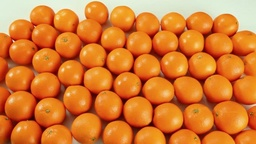
#> input picture DP/DP_new2/image.jpg, 256 x 144 px, shrunk from 682 x 384 before the run
$ python DP_copy.py
#> lines starting #> are read from the running program, lines starting #| are printed output that depends on the picture; after the words box and inside, x2 and y2 are one past the last pixel; in counts of white or black regions, pixels touching at a corner belong together
import cv2
import numpy as np

"""
____________________________________________________

Функции реализации метода LBP
____________________________________________________

"""
# Поиск LBP
def LBP(i, j, photo):
    st=[]
    lbp=0
    px = [(i-1, j),
          (i-1, j+1),
          (i, j+1),
          (i+1, j+1),
          (i+1, j),
          (i+1, j-1),
          (i, j-1),
          (i-1, j-1)]

    if 0<i<len(photo)-1 and 0<j<len(photo[0])-1:
        for i1, j1 in px:
            if photo[i1, j1]>photo[i, j]:
                st.append(1)
            else:
                st.append(0)
        for i in range (len(st)):
            lbp+=st[i]*2**(len(st)-1-i)
        return(lbp)
    else:
        return 0

# Составление матрицы LBP
def LBP_Matrix(photo):
    LBP_img=np.full((len(photo), len(photo[0])), np.nan)
    for i in range (1, len(photo)-1):
        for j in range (1, len(photo[0])-1):
            LBP_img[i, j]=LBP(i, j, photo)
    return LBP_img

# Состевление гистограммы для объекта
def LBP_Ghist(LBP_img):
    ghistogramm=np.zeros(256)
    for i in range(256):
        ghistogramm[i]=np.count_nonzero(LBP_img == i)
    return ghistogramm

# Нормализация гистограммы объекта
def LBP_Ghist_normalization(ghistogramm):
    return ghistogramm/np.sum(ghistogramm)

# Сраванение гистограмм
def chi_square(hist1, hist2, epsilon=1e-10):
    return np.sum((hist1 - hist2) ** 2 / (hist1 + hist2 + epsilon))

"""
____________________________________________________

Остальные функции
____________________________________________________

"""

# Шаблонный поиск
def template_search(image, template):

    w, h = template.shape[::-1]

    result = cv2.matchTemplate(image, template, cv2.TM_CCOEFF_NORMED)
    threshold = 0.4
    locations = np.where(result >= threshold)
    count = 0
    rectangles = []

    for pt in zip(*locations[::-1]):
        rectangles.append([pt[0], pt[1], w, h])

    rectangles, weights = cv2.groupRectangles(rectangles, 1, 0.5)
    count=len(rectangles)
    return rectangles, count

# Рисование рамки
def drawing_rec(image, rectangles):
    for (x, y, w, h) in rectangles:
        cv2.rectangle(image, (x,y), (x+w,y+h), 150, 2)
    return image

# Проверка методом LBP
def cheking(image, rectangle, ghist1):
    x=rectangle[0]
    y=rectangle[1]
    w=rectangle[2]
    h=rectangle[3]
    img=image[y:y+h, x:x+w]
    img=LBP_Matrix(img)
    ghist=LBP_Ghist_normalization(LBP_Ghist(img))
    if chi_square(ghist, ghist1, epsilon=1e-10) < 0.4:
        return True, rectangle
    else:
        return False, rectangle

# Удаление дублирующихся прямоугольников
def merge_duplicate_rectangles(rectangles, threshold=0.3):
    if len(rectangles) <= 1:
        return rectangles
    boxes = []
    for (x, y, w, h) in rectangles:
        boxes.append([x, y, x + w, y + h])
    boxes = np.array(boxes)
    areas = (boxes[:, 2] - boxes[:, 0]) * (boxes[:, 3] - boxes[:, 1])
    sorted_idx = np.argsort(areas)[::-1]
    keep = []
    while len(sorted_idx) > 0:
        current = sorted_idx[0]
        keep.append(rectangles[current])
        if len(sorted_idx) == 1:
            break

        remaining = sorted_idx[1:]

        x1 = np.maximum(boxes[current, 0], boxes[remaining, 0])
        y1 = np.maximum(boxes[current, 1], boxes[remaining, 1])
        x2 = np.minimum(boxes[current, 2], boxes[remaining, 2])
        y2 = np.minimum(boxes[current, 3], boxes[remaining, 3])

        intersection = np.maximum(0, x2 - x1) * np.maximum(0, y2 - y1)

        area_current = areas[current]
        area_remaining = areas[remaining]
        iou = intersection / (area_current + area_remaining - intersection)

        sorted_idx = remaining[iou < threshold]

    return keep

"""
____________________________________________________

Функции предобработки изображения
____________________________________________________

"""
def sobel(image):

    Gx = np.array([[-1, 0, 1],
                   [-2, 0, 2],
                   [-1, 0, 1]])

    Gy = np.array([[-1, -2, -1],
                   [0, 0, 0],
                   [1, 2, 1]])

    h, w = image.shape

    M = np.zeros_like(image, dtype=np.float64)

    for i in range(1, h - 1):
        for j in range(1, w - 1):
            region = image[i-1:i+2, j-1:j+2]
            gx = np.sum(region * Gx)
            gy = np.sum(region * Gy)
            M[i, j] = np.sqrt(gx**2 + gy**2)
    M = (M / M.max()) * 255
    M = M.astype(np.uint8)
    return M

def ad_cont(M, a):
    h, w = M.shape
    M1 = np.zeros((h, w), dtype=np.uint8)
    for i in range(0, h - a + 1, a):
        for j in range(0, w - a + 1, a):
            block = M[i:i+a, j:j+a]
            p = np.mean(block)
            M1[i:i+a, j:j+a] = (block > p).astype(np.uint8) * 255
    return M1


"""
____________________________________________________

Конец раздела функций
____________________________________________________

"""

### Ввод изображения и обьекта
image_RGB = cv2.imread("image.jpg")
#> image_RGB is the input picture: shape (144, 256, 3); mean B, G, R 49.3, 122.2, 215.1
image_RGB_copy=np.copy(image_RGB)
template_RGB = cv2.imread("image1.jpg")
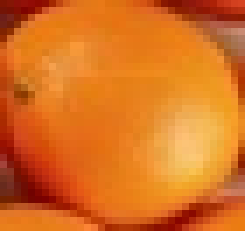
#> input picture DP/DP_new2/image1.jpg, 35 x 33 px, shrunk from 93 x 88 before the run (shown 7 times larger)
#> template_RGB is the input picture: shape (33, 35, 3); mean B, G, R 32.7, 112.4, 216.8

image=cv2.cvtColor(image_RGB, cv2.COLOR_BGR2GRAY)
template=cv2.cvtColor(template_RGB, cv2.COLOR_BGR2GRAY)

# Предобработка изображения и шаблона соответсвенно (Гауссово размытие и ядро собеля с адаптивным выделением контуров)
image = cv2.GaussianBlur(image, (5, 5), 41)
Magnitude_im = sobel(image)
#> after the loop in sobel, `for i in range(1, h - 1):`:
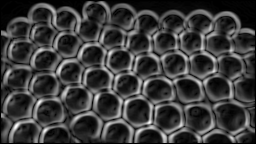
#> M: shape (144, 256) float64; min 0, max 266.3, mean 63; drawn with min black and max white
Borders_im=ad_cont(Magnitude_im, max(len(template), len(template[0])))
#> after the loop in ad_cont, `for i in range(0, h - a + 1, a):`:
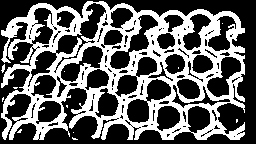
#> M1: shape (144, 256); 38.7% white; 12 white regions (10 under 20 px), largest, box (x1, y1, x2, y2) and area: (1, 1, 245, 140) 14178, (1, 64, 5, 73) 21

template = cv2.GaussianBlur(template, (5, 5), 41)
Magnitude_te = sobel(template)
Borders_te=ad_cont(Magnitude_te, max(len(template), len(template[0])))
#> after the loop in ad_cont (call 2), `for i in range(0, h - a + 1, a):`: M1: shape (33, 35); every value is 0

# Цикл изменения масштаба изображения.
template_copy=np.copy(template)
all_rectangles = []

for i in range (0, len(template)*2//3, 2):
    new_size = (len(template[0])-i, len(template)-i)  # (ширина, высота)
    Magnitude_te = cv2.resize(Magnitude_te, new_size, interpolation=cv2.INTER_AREA)
    template_copy = cv2.resize(template_copy, new_size, interpolation=cv2.INTER_AREA)
    cv2.imwrite('template_copy.jpg', template_copy)
    rectangles, count_template_search=template_search(Magnitude_im, Magnitude_te)
    all_rectangles.extend(rectangles)
    image_rec_temp = drawing_rec(image_RGB_copy, rectangles)
    print("Найдено объектов после шаблонного поиска:", count_template_search)
    cv2.imwrite('Template_search.jpg', image_rec_temp)
    LBP_img=LBP_Matrix(template_copy)
    ghist1=LBP_Ghist_normalization(LBP_Ghist(LBP_img))
    cv2.imwrite('LBP_img.jpg', LBP_img)
    all_rectangles = merge_duplicate_rectangles(all_rectangles, threshold=0.3)
    rectangles_new=[]
    count_after_cheking = 0
    for rectangle in all_rectangles:
        check, rectangle = cheking(image, rectangle, ghist1)
        if check is True:
            count_after_cheking += 1
            rectangles_new.append(rectangle)

    image_rec_check = drawing_rec(image_RGB, rectangles_new)
    print("Найдено объектов после проверки:", count_after_cheking)
    cv2.imwrite('Check.jpg', image_rec_check)
#> this loop made 11 passes
#> i on passes 3 to 11: 4, 6, 8, 10, 12, 14, 16, 18, 20
#> (printed output is left out)
#> pass 1, in template_search, `result = cv2.matchTemplate(image, template, cv2.TM_CCOEFF_NORMED)`:
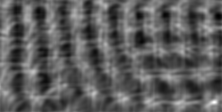
#> result: shape (112, 222) float32; min -0.357, max 0.637, mean 0.00496; drawn with min black and max white
#> pass 1, `LBP_img=LBP_Matrix(template_copy)`:
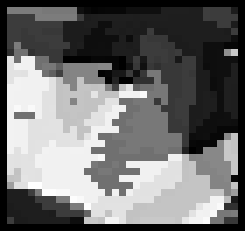
#> LBP_img: shape (33, 35) float64 (shown 7 times larger); 11.43% of the values are NaN or infinite; the others: min 0, max 253, mean 123.8; drawn with min black, max white, NaN and infinite black
#> after the loop:
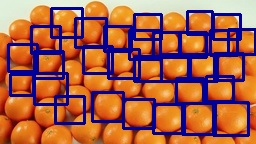
#> image_RGB: shape (144, 256, 3); mean B, G, R 75, 98.7, 168.8
#> after the loop:
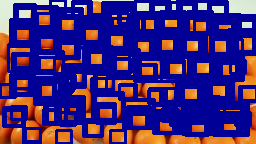
#> image_RGB_copy: shape (144, 256, 3); mean B, G, R 120.7, 40.5, 68.2

final_rectangles = merge_duplicate_rectangles(rectangles_new, threshold=0.3)
image_rec_final = drawing_rec(image_RGB, final_rectangles)
cv2.imwrite('Final_Check.jpg', image_rec_final)
print("Финальное количество уникальных объектов:", len(final_rectangles))
#| Финальное количество уникальных объектов: 9
